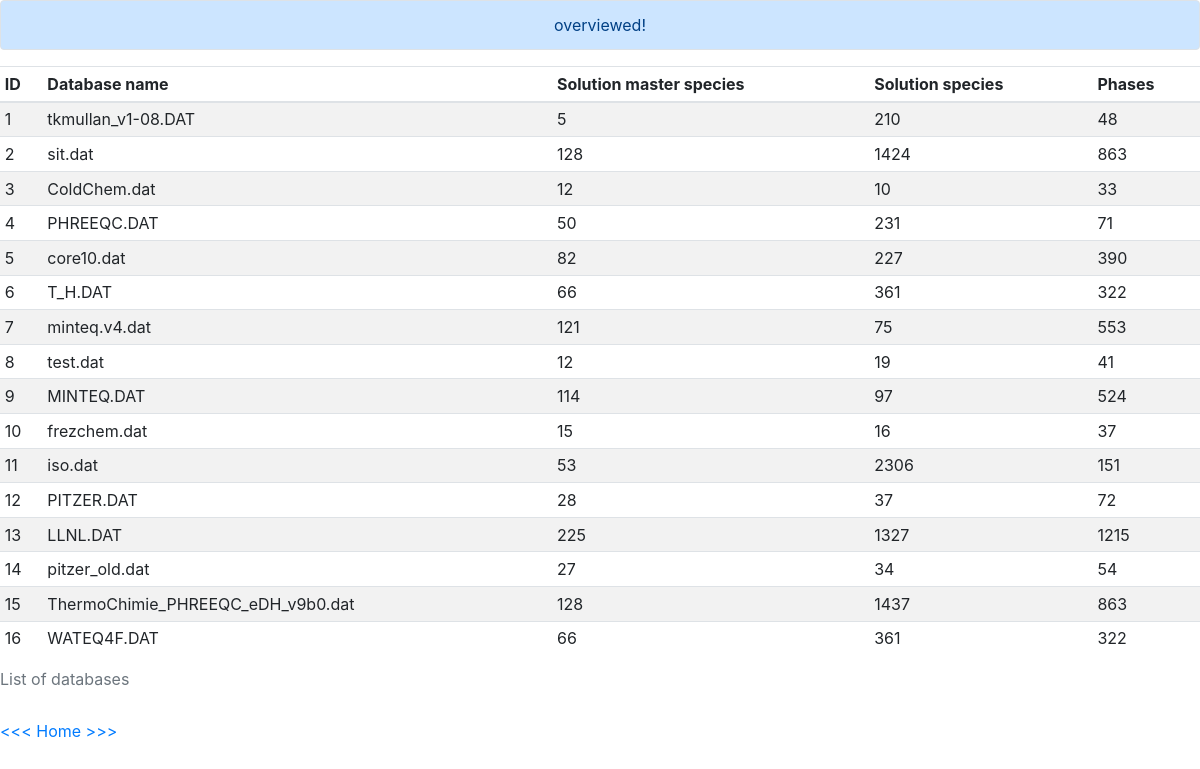
The page /overview on the database its author committed.
### tables this page shows
CREATE TABLE db_meta (id INTEGER, name TEXT NOT NULL, solution_master_species INTEGER, solution_species INTEGER, phases INTEGER, PRIMARY KEY(id));

### application.py (the view)
@app.route("/overview")
def summary():
    flask.flash("overviewed!")
    summary = db.execute("SELECT * FROM db_meta")
    return flask.render_template("summary.html", summary=summary)

### templates/summary.html (shortened to what this page needs)
{% extends "layout.html" %}
{% block main %}
<div>
    <table class="table table-hover table-sm table-striped">
        <caption>List of databases</caption>
        <thead>
            <tr>
                <th>ID</th>
                <th>Database name</th>
                <th>Solution master species</th>
                <th>Solution species</th>
                <th>Phases</th>
            </tr>
        </thead>
        <tbody>
            {% for item in summary %}
                <tr>
                    <td>{{ item.id }}</td>
                    <td>{{ item.name }}</td>
                    <td>{{ item.solution_master_species }}</td>
                    <td>{{ item.solution_species }}</td>
                    <td>{{ item.phases }}</td>
                </tr>
            {% endfor %}
        </tbody>
    </table>
</div>
<div>
    <a href="/">&lt;&lt;&lt; Home >>></a>
</div>
{% endblock %}

### templates/layout.html (shortened to what this page needs)
<!DOCTYPE html>
<html lang="en">
    <head>
        <link rel="stylesheet" href="https://cdn.jsdelivr.net/npm/bootstrap@4.5.3/dist/css/bootstrap.min.css">
        <link href="/static/styles.css" rel="stylesheet">
    </head>
    <body>
        {% if get_flashed_messages() %}
            <header>
                <div class="alert alert-primary border text-center" role="alert">
                    {{ get_flashed_messages() | join(" ") }}
                </div>
            </header>
        {% endif %}
        <main>
            {% block main %}{% endblock %}
        </main>
    </body>
</html>

### static/styles.css (style rules this page uses)
thead { font-weight: bold; }

### rows shown on the page
db_meta: id "1", name "tkmullan_v1-08.DAT", solution_master_species "5", solution_species "210", phases "48"
db_meta: id "2", name "sit.dat", solution_master_species "128", solution_species "1424", phases "863"
db_meta: id "3", name "ColdChem.dat", solution_master_species "12", solution_species "10", phases "33"
db_meta: id "4", name "PHREEQC.DAT", solution_master_species "50", solution_species "231", phases "71"
db_meta: id "5", name "core10.dat", solution_master_species "82", solution_species "227", phases "390"
db_meta: id "6", name "T_H.DAT", solution_master_species "66", solution_species "361", phases "322"
db_meta: id "7", name "minteq.v4.dat", solution_master_species "121", solution_species "75", phases "553"
db_meta: id "8", name "test.dat", solution_master_species "12", solution_species "19", phases "41"
db_meta: id "9", name "MINTEQ.DAT", solution_master_species "114", solution_species "97", phases "524"
db_meta: id "10", name "frezchem.dat", solution_master_species "15", solution_species "16", phases "37"
db_meta: id "11", name "iso.dat", solution_master_species "53", solution_species "2306", phases "151"
db_meta: id "12", name "PITZER.DAT", solution_master_species "28", solution_species "37", phases "72"
db_meta: id "13", name "LLNL.DAT", solution_master_species "225", solution_species "1327", phases "1215"
db_meta: id "14", name "pitzer_old.dat", solution_master_species "27", solution_species "34", phases "54"
db_meta: id "15", name "ThermoChimie_PHREEQC_eDH_v9b0.dat", solution_master_species "128", solution_species "1437", phases "863"
db_meta: id "16", name "WATEQ4F.DAT", solution_master_species "66", solution_species "361", phases "322"

### other values the page prints
{{ get_flashed_messages() | join(" ") }} "overviewed!"
